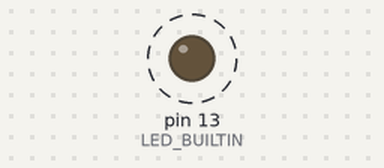
A sketch run on a simulated Arduino Uno, built with avr-gcc and run on an emulated ATmega328P. Parts: output pins drawn as LEDs (lit = HIGH). Dashed ring = blinking.

Above: at 0.5 s.
Timing chart, 0 to 4.6 s (numbered marks = the images above):
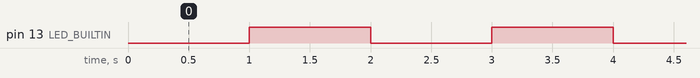

The sketch:

Refactored_LED_Blinking.ino
```cpp
const unsigned long BLINK_INTERVAL = 1000;

unsigned long previousMillis = 0;
bool ledState = LOW;

void setup() {
  pinMode(LED_BUILTIN, OUTPUT);
}

void loop() {
  unsigned long currentMillis = millis();

  if (currentMillis - previousMillis >= BLINK_INTERVAL) {
    previousMillis = currentMillis;

    ledState = !ledState;
    digitalWrite(LED_BUILTIN, ledState);
  }
}
```

Measured:
- by itself, pin 13 (LED_BUILTIN): alternates HIGH for 1.0 s and LOW for 1.0 s
